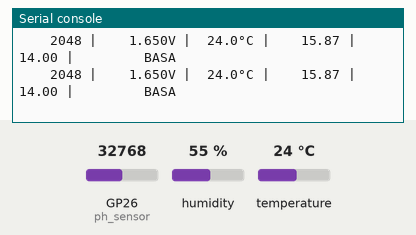
Recording of a program running on a simulated Raspberry Pi Pico running MicroPython. On the bench: the last lines printed to the serial console. The inputs (shaded band) are chosen by the test bench; at power-on: GP26 (ph_sensor) = 32768, humidity 55 %, temperature 24 °C (analog values on the 0–65535 scale).

Above: at 31.6 s.
31.7 s: GP26 (ph_sensor) set to 49552
At 34.7 s:
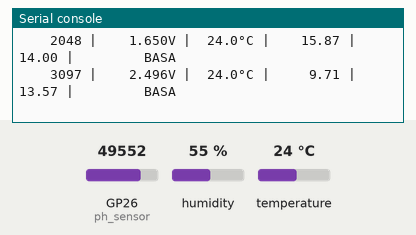
38.2 s: GP26 (ph_sensor) set to 47712
At 41.4 s:
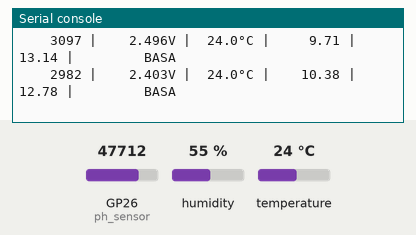
Timing chart, 0 to 42.9 s (numbered marks = the images above; inputs shaded):
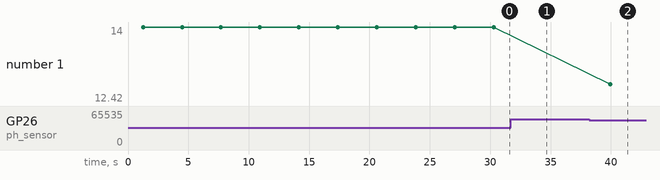

Measured:
- the behaviour switches between 48768 and 48752 on GP26 (ph_sensor) (found by bisection; images 1 and 2)
- after the input at 31.7 s, the serial console: prints a new line after 1.8 s (image 1)
- after the input at 38.2 s, the serial console: prints a new line after 1.7 s (image 2)
- plotted number 1: 14 → 12.42 after the input at 38.2 s

The program:

ph+dht.py
```python
# pH Meter dengan Kalibrasi 8 Titik (Dari Semua Data Tester)
# GPIO 26 = pH Sensor, GPIO 20 = DHT22

from machine import ADC, Pin
import dht
import time

# ============ PIN DEFINITIONS ============
PIN_PH = 26
PIN_DHT = 20

# ============ INISIALISASI SENSOR ============
ph_sensor = ADC(Pin(PIN_PH))
dht_sensor = dht.DHT22(Pin(PIN_DHT, Pin.IN, Pin.PULL_UP))

# ============ KALIBRASI pH (8 TITIK DARI DATA TESTER) ============
# Hasil regresi linear dari 8 titik:
# Slope = -7.29
# Intercept = 27.90

PH_SLOPE = -7.29
PH_OFFSET = 27.90

# ============ KOMPENSASI SUHU ============
SUHU_REFERENSI = 25.0
KOEFISIEN_SUHU_PH = 0.003

# ============ FUNGSI BACA ============
def baca_suhu():
    for attempt in range(3):
        try:
            dht_sensor.measure()
            suhu = dht_sensor.temperature()
            if -40 < suhu < 80:
                return suhu, dht_sensor.humidity()
        except:
            pass
        time.sleep(0.5)
    return 30.0, 75.0

def baca_raw_ph_stabil(samples=30):
    raw_samples = []
    for _ in range(samples):
        raw_samples.append(ph_sensor.read_u16() >> 4)
        time.sleep_ms(40)
    raw_samples.sort()
    start = int(len(raw_samples) * 0.2)
    end = int(len(raw_samples) * 0.8)
    filtered = raw_samples[start:end]
    return sum(filtered) // len(filtered)

def baca_ph():
    raw = baca_raw_ph_stabil()
    voltage = raw * 3.3 / 4095.0
    suhu, humidity = baca_suhu()

    pH_25c = (PH_SLOPE * voltage) + PH_OFFSET
    pH_aktual = pH_25c + (KOEFISIEN_SUHU_PH * (suhu - SUHU_REFERENSI))

    if pH_aktual < 0:
        pH_aktual = 0
    elif pH_aktual > 14:
        pH_aktual = 14

    return raw, voltage, round(pH_25c, 2), round(pH_aktual, 2), suhu, humidity

# ============ PROGRAM UTAMA ============
print("\n" + "="*60)
print("   pH METER (8 TITIK) dengan DHT22")
print("="*60)
print(f"Rumus: pH = ({PH_SLOPE} x Voltage) + {PH_OFFSET}")
print("="*60)

# Test DHT22
print("\n🔍 Mengecek DHT22...")
for i in range(3):
    try:
        dht_sensor.measure()
        suhu = dht_sensor.temperature()
        hum = dht_sensor.humidity()
        print(f"✅ DHT22 OK! Suhu: {suhu:.1f}°C, RH: {hum:.1f}%")
        break
    except:
        print(f"   Percobaan {i+1} gagal...")
        time.sleep(1)

print("\n✅ Mulai membaca pH...\n")
print("-"*70)
print(f"{'Raw ADC':>8} | {'Voltage':>8} | {'Suhu':>6} | {'pH_25°C':>8} | {'pH':>8} | {'Status':>12}")
print("-"*70)

history = []
HISTORY_SIZE = 10

while True:
    try:
        raw, voltage, pH_25c, pH_aktual, suhu, humidity = baca_ph()

        history.append(pH_aktual)
        if len(history) > HISTORY_SIZE:
            history.pop(0)
        pH_stabil = sum(history) / len(history)

        # Status
        if pH_stabil < 6.5:
            status = "ASAM"
        elif pH_stabil > 8.5:
            status = "BASA"
        else:
            status = "NETRAL"

        print(f"{raw:8.0f} | {voltage:8.3f}V | {suhu:5.1f}°C | {pH_25c:8.2f} | {pH_stabil:8.2f} | {status:>12}")

        time.sleep(2)

    except KeyboardInterrupt:
        print("\n" + "-"*70)
        break
```
